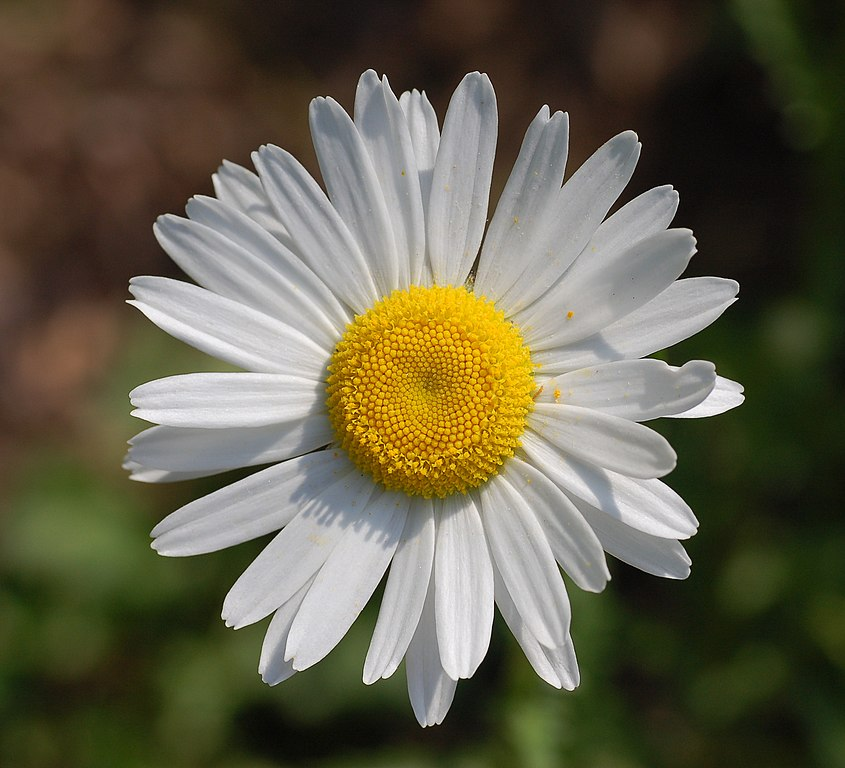
#> input picture flowers.jpg, 845 x 768 px; its folder holds only this picture in this run
$ python -i cartoonifier.py   (imports and definitions only)
#> lines starting #> are read from the running program, lines starting #| are printed output that depends on the picture; after the words box and inside, x2 and y2 are one past the last pixel; in counts of white or black regions, pixels touching at a corner belong together
import cv2 #görüntü işleme için
import easygui #dosya kutusunu açmak için
import numpy as np #görüntüyü saklamak için
import imageio #beirli bir yolda saklanan görüntüyü okumak için
import sys
import matplotlib.pyplot as plt #görüntülerin grafiğini oluşturmak için
import os #yolu okumak ve görüntüleri o yola kaydetmek için
from tkinter import messagebox
#from tkinter import filedialog
from tkinter import *
#from PIL import ImageTk, Image

#-------Dosya kutusu oluşturma-------
def upload():
    global ImagePath
    ImagePath = easygui.fileopenbox()
    cartoonify(ImagePath)

def cartoonify(ImagePath):
#> called with ImagePath = 'flowers.jpg'
    global ReSized6

    #resmi okuma
    originalmage =cv2.imread(ImagePath) #sayı biçiminde depolamak için
#> originalmage is the input picture: shape (768, 845, 3); mean B, G, R 74.7, 95.3, 99.4
    originalmage =cv2.cvtColor(originalmage, cv2.COLOR_BGR2RGB)

    #görüntü seçildi mi
    if originalmage is None:
        print("Hiçbir resim bulunamadı. Uygun dosyayı seçin")
        sys.exit()

    ReSized1 = cv2.resize(originalmage, (845,768)) #benzer bir ölçüde görüntülemek için yeniden boyutlandırma
    #plt.imshow(ReSized1, cmap='gray')

    #bir görüntüyü gri tonlamaya dönüştürme
    grayScaleImage = cv2.cvtColor(originalmage, cv2.COLOR_BGR2GRAY)
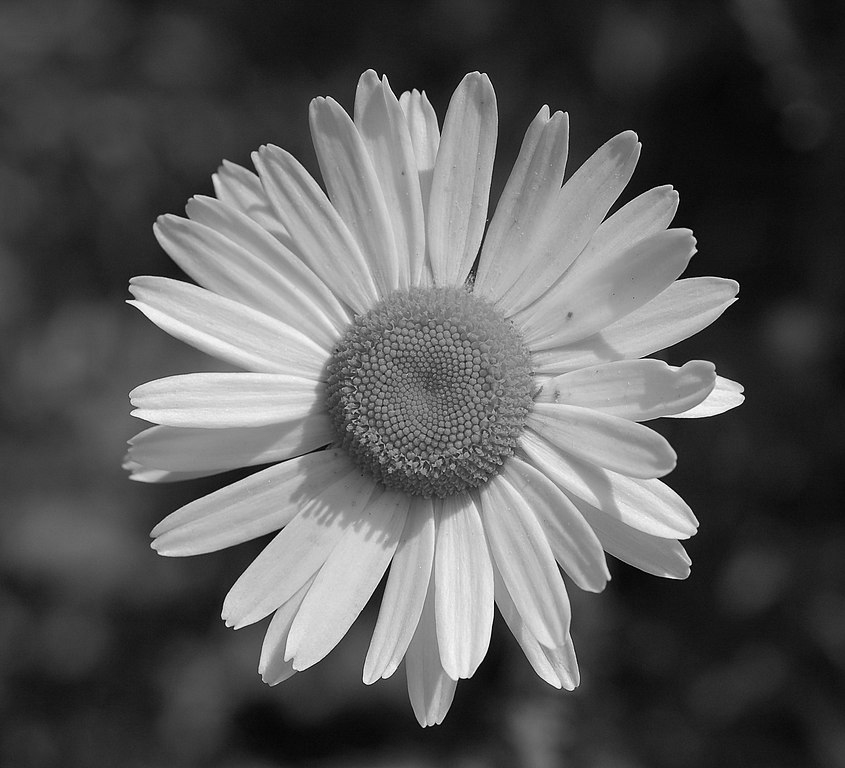
#> grayScaleImage: shape (768, 845); min 0, max 255, mean 89.6
    ReSized2 = cv2.resize(grayScaleImage, (845,768))
    #plt.imshow(ReSized2, cmap='gray')

    #gri tonlamalı bir görüntüyü yumuşatma
    blurGrayScale = cv2.medianBlur(grayScaleImage, 5)
    ReSized3 = cv2.resize(blurGrayScale, (845,768))
    #plt.imshow(ReSized3, cmap='gray')

    #çizgi film efekti için eşikleme tekniğini kullanarak kenarları alma
    getEdge = cv2.adaptiveThreshold(blurGrayScale, 255,
                                    cv2.ADAPTIVE_THRESH_MEAN_C,
                                    cv2.THRESH_BINARY, 9, 9)
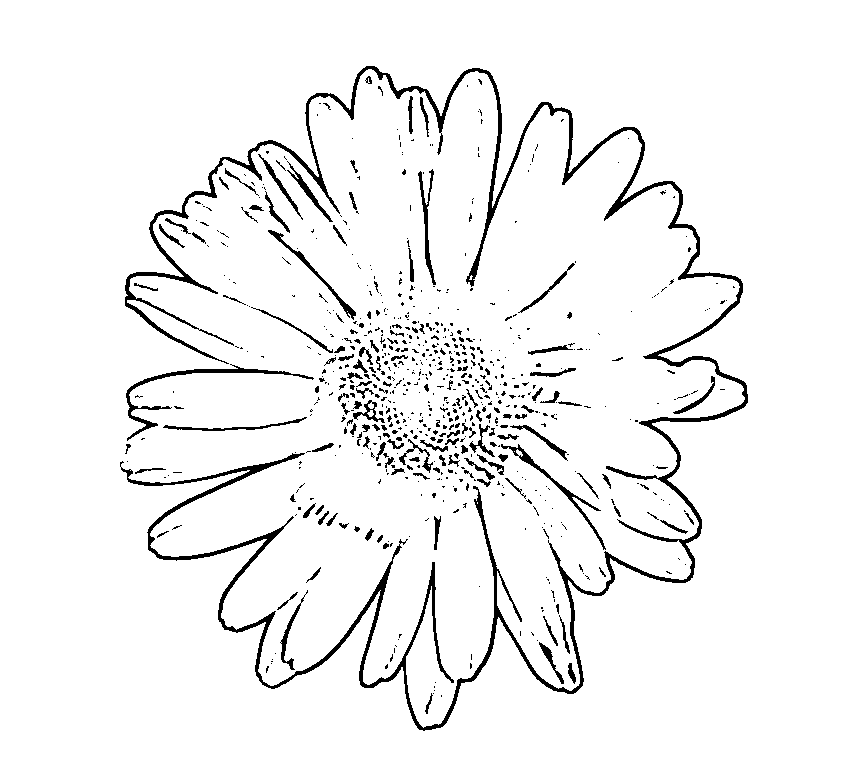
#> getEdge: shape (768, 845); 94.9% white; 727 black regions (586 under 20 px), largest, box (x1, y1, x2, y2) and area: (120, 66, 748, 731) 18079, (126, 364, 314, 441) 1066, (501, 444, 606, 550) 658
    ReSized4 = cv2.resize(getEdge, (845,768))
    #plt.imshow(ReSized4, cmap='gray')

    #maske görüntüsü (telefonumuzdaki Beutify ya da AI efekti)
    #ikili filtre uygulama
    colorImage = cv2.bilateralFilter(originalmage, 9, 300, 300)
    ReSized5 = cv2.resize(colorImage, (845,768))
    #plt.imshow(ReSized5, cmap='gray')

    #çizgi film efekti vermek
    cartoonImage = cv2.bitwise_and(colorImage, colorImage, mask=getEdge)
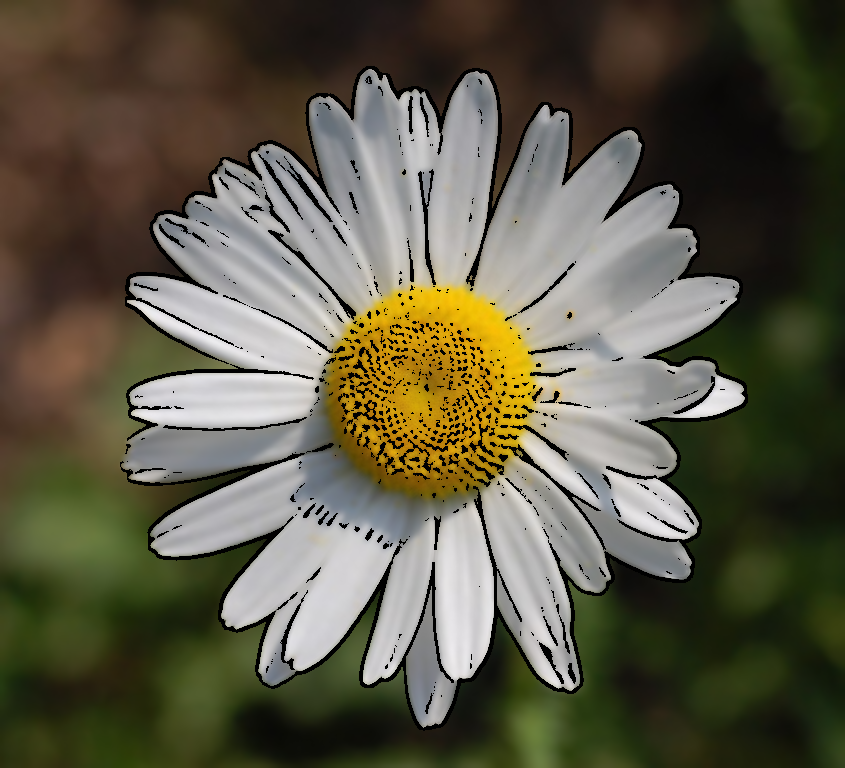
#> cartoonImage: shape (768, 845, 3); mean R, G, B 93.4, 89.8, 70.8
    ReSized6 = cv2.resize(cartoonImage, (845,768))
    #plt.imshow(ReSized6, cmap='gray')

    #tüm grafikleri çizmek
    images = [ReSized1, ReSized2, ReSized3, ReSized4, ReSized5, ReSized6]
    fig, axes = plt.subplots(3, 2, figsize=(8,8), subplot_kw={'xticks':[], 'yticks':[]}, gridspec_kw=dict(hspace=0.1, wspace=0.1))
    for i, ax in enumerate(axes.flat):
        ax.imshow(images[i], cmap='gray')

    plt.show()

def save(Resized6, ImagePath):
    name = "cartoonified_image"
    path1 = os.path.dirname(ImagePath)
    extension = os.path.splitext(ImagePath)[1]
    path = os.path.join(path1, name+extension)
    cv2.imwrite(path, cv2.cvtColor(Resized6, cv2.COLOR_RGB2BGR))
    text = "Image saved by name "+name+" at "+path
    messagebox.showinfo(title=None, message=text)

# [4 lines not run here, left out]

# [1 line that did not run here, left out]

# [1 line that did not run here, left out]
# [2 lines not run here, left out]

# [1 line that did not run here, left out]
# [4 lines not run here, left out]

#upload()

>>> result = cartoonify('flowers.jpg')
